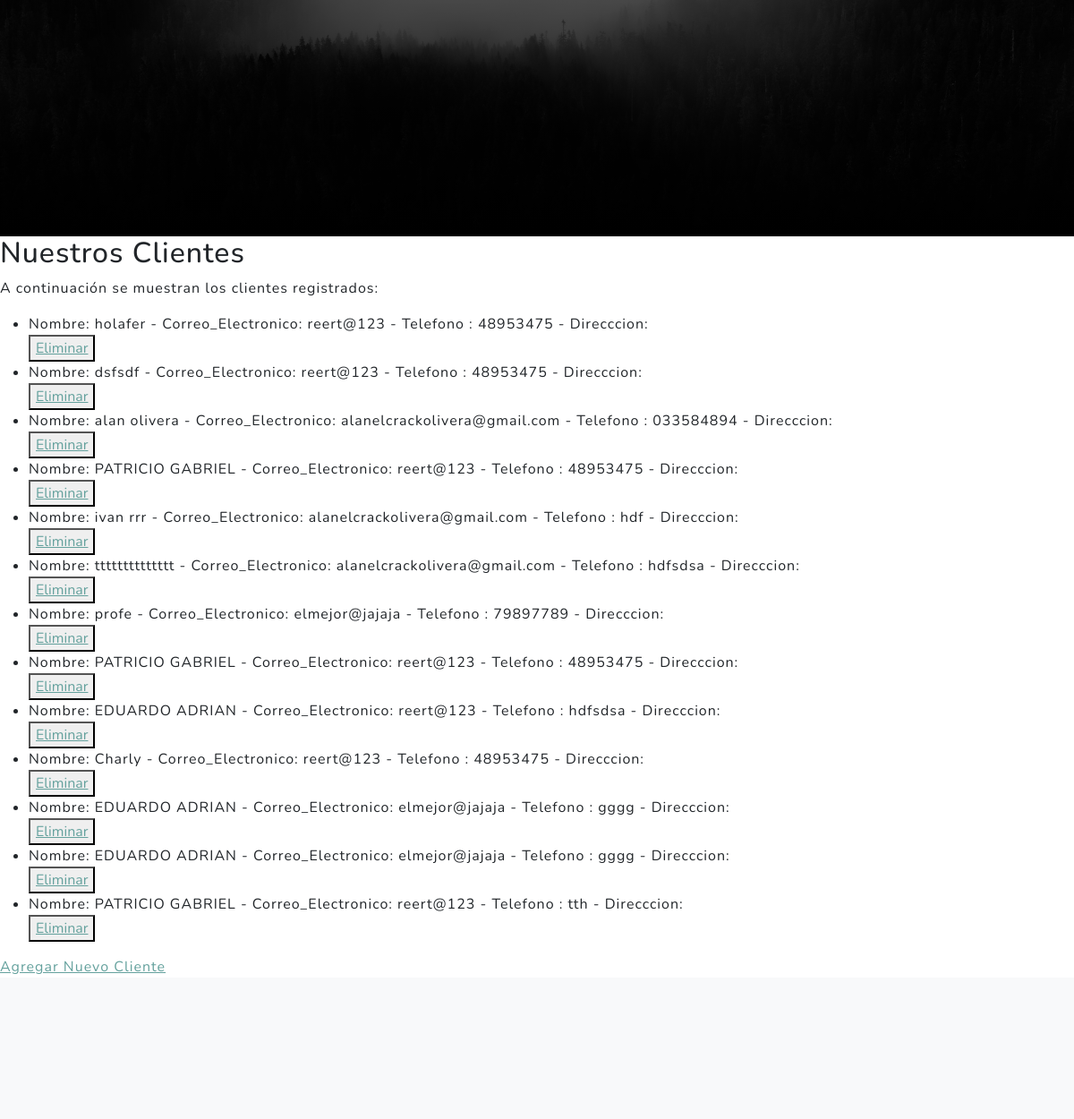
/AppCiberseguridad/leerclientes/ (middle part), run on an earlier commit of the app's database.
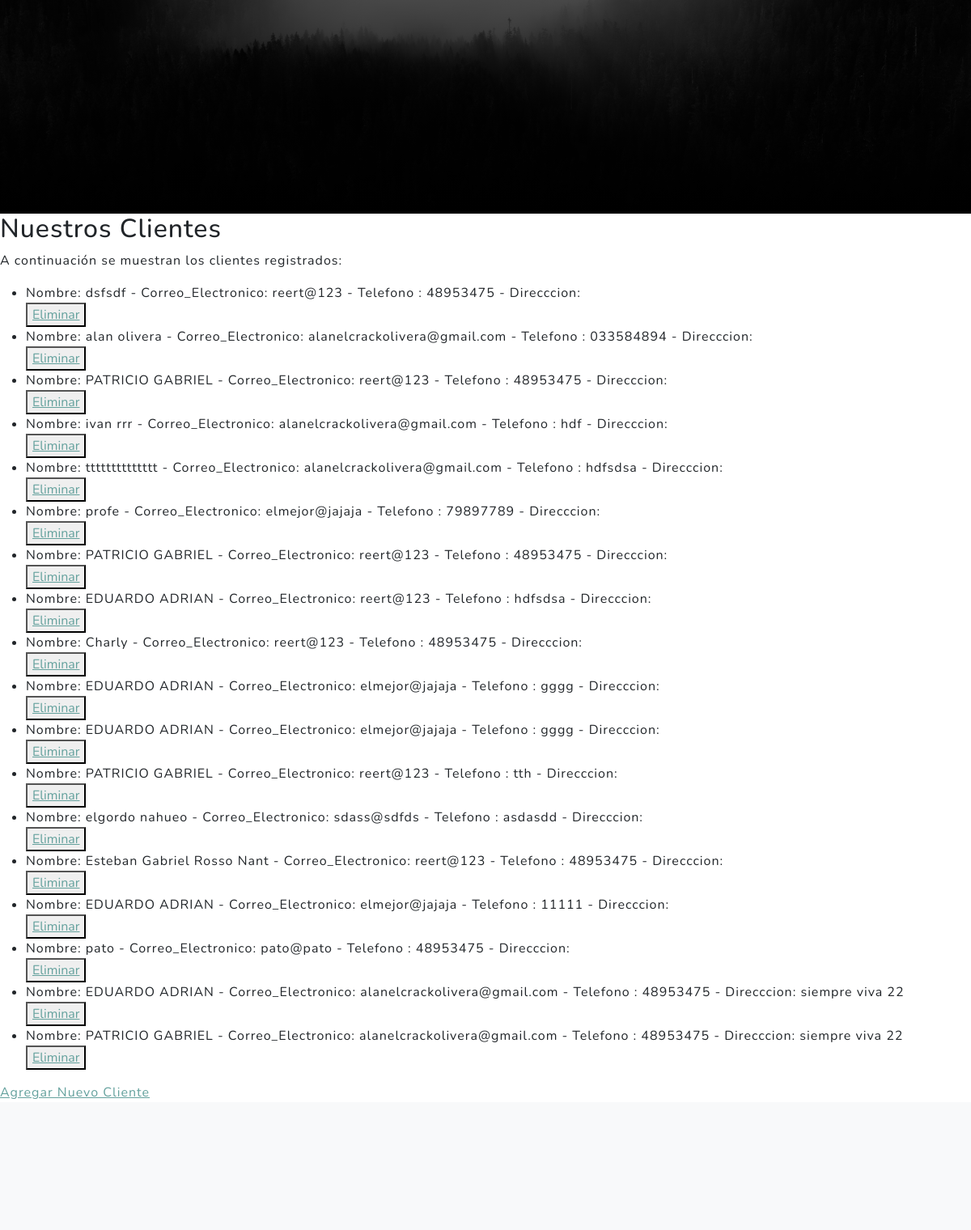
And on a later commit of the database.
### AppCiberseguridad/models.py (models this page shows)
class Cliente(models.Model):
    nombre = models.CharField(max_length=100)
    correo_electronico = models.EmailField()
    telefono = models.CharField(max_length=15)
    direccion = models.TextField(max_length=15)
    def __str__(self):
        return f"Nombre: {self.nombre} - Correo_Electronico: {self.correo_electronico} - Telefono : {self.telefono} - Direcccion: {self.direccion}"

### AppCiberseguridad/views.py (the view)
# urls.py: path('leerclientes/', views.leerCliente, name='leerClientes'),
def leerCliente(req):
    clientes=ClienteModel.objects.all()
    contexto= {"clientes":clientes}
    return render (req, "AppCiberseguridad/leerCLientes.html",contexto)

### AppCiberseguridad/templates/appciberseguridad/leerClientes.html (shortened to what this page needs)
<!DOCTYPE html>
<html lang="en">
<head>
</head>
<body>
    {% extends "appciberseguridad/padre.html" %}
    {% load static %}
    {% block contenidoQueCambia %}
    <h2>Nuestros Clientes</h2>
    <p>A continuación se muestran los clientes registrados:</p>
    <ul>
        {% for c in clientes %}
        <li>{{ c }}</li>
        <button>
            <a href="{% url 'EliminarCliente' c.nombre %}"> Eliminar </a>
        </button>
        {% endfor %}
    </ul>
    <a href="{% url 'AppForm' %}">Agregar Nuevo Cliente</a>
    {% endblock %}

### AppCiberseguridad/templates/appciberseguridad/padre.html (shortened to what this page needs)
{% load static%}
<!DOCTYPE html>
<html lang="en">
    <head>
        <link href="{% static 'appciberseguridad/css/styles.css' %}" rel="stylesheet" />
    </head>
    <body id="page-top">
        <header class="masthead">
            <div class="container px-4 px-lg-5 d-flex h-100 align-items-center justify-content-center">
            </div>
        </header>
    {% block contenidoQueCambia %}
    {% endblock %}
     <section class="projects-section bg-light" id="projects">
    </section>
    </body>
</html>

What changed in the data, as far as the page shows it:
removed Cliente: nombre+correo_electronico+telefono "Nombre: holafer - Correo_Electronico: reert@123 - Telefono : 48953475 - Direcccion:"
added Cliente: nombre+correo_electronico+telefono "Nombre: elgordo nahueo - Correo_Electronico: sdass@sdfds - Telefono : asdasdd - Direcccion:"
added Cliente: nombre+correo_electronico+telefono "Nombre: Esteban Gabriel Rosso Nant - Correo_Electronico: reert@123 - Telefono : 48953475 - Direcccion:"
added Cliente: nombre+correo_electronico+telefono "Nombre: EDUARDO ADRIAN - Correo_Electronico: elmejor@jajaja - Telefono : 11111 - Direcccion:"
added Cliente: nombre+correo_electronico+telefono "Nombre: pato - Correo_Electronico: pato@pato - Telefono : 48953475 - Direcccion:"
added Cliente: nombre+correo_electronico+telefono "Nombre: EDUARDO ADRIAN - Correo_Electronico: alanelcrackolivera@gmail.com - Telefono : 48953475 - Direcccion: siempre viva 22"
added Cliente: nombre+correo_electronico+telefono "Nombre: PATRICIO GABRIEL - Correo_Electronico: alanelcrackolivera@gmail.com - Telefono : 48953475 - Direcccion: siempre viva 22"
